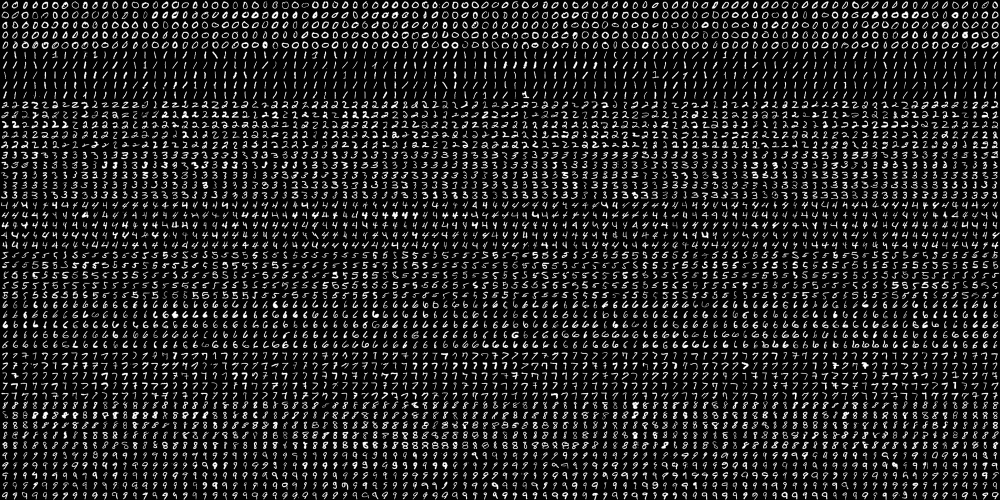
#> input picture Digits Recognition/digits.png, 2000 x 1000 px (shown at 1/2 size)
$ jupyter execute Notebook.ipynb
#> lines starting #> are read from the running program, lines starting #| are printed output that depends on the picture; after the words box and inside, x2 and y2 are one past the last pixel; in counts of white or black regions, pixels touching at a corner belong together; long printed decimals are rounded
[cell 1]
import numpy as np
import cv2
import matplotlib.pyplot as plt

[cell 2]
img = cv2.imread('digits.png')
#> img is the input picture: shape (1000, 2000, 3); min 0, max 255, mean 33.8
gray_img = cv2.cvtColor(img,cv2.COLOR_BGR2GRAY)
plt.subplot(1,2,1)
plt.imshow(img)
plt.title('Image')
plt.subplot(1,2,2)
plt.imshow(gray_img)
plt.title('Gray_img')
image_height, image_width = img.shape[0], img.shape[1]
#> image_height = 1000; image_width = 2000
print("Image_Height: ",image_height)
#| Image_Height:  1000
print("Image_Weight: ",image_width)
#| Image_Weight:  2000

[cell 3]
resized = cv2.pyrDown(gray_img)
new_height = resized.shape[0]
#> new_height = 500
new_width = resized.shape[1]
#> new_width = 1000
print("Image_Height: ",new_height)
#| Image_Height:  500
print("Image_Width: ",new_width)
#| Image_Width:  1000

[cell 4]
arr = [np.hsplit(sp,100) for sp in np.vsplit(gray_img,50)]
#> arr = 50 items
arr = np.array(arr)
print(arr.shape)
#| (50, 100, 20, 20)

[cell 5]
x_train = arr[:,:70].reshape(-1,400).astype(np.float32)
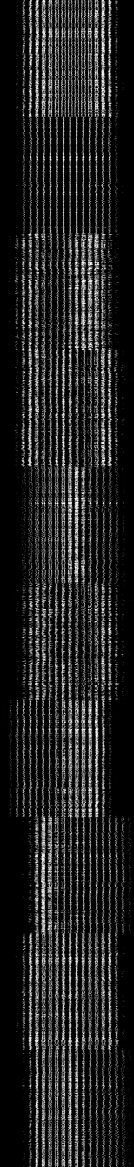
#> x_train: shape (3500, 400) float32 (shown at 1/3 size); min 0, max 255, mean 33.8
x_test = arr[:,70:].reshape(-1,400).astype(np.float32)
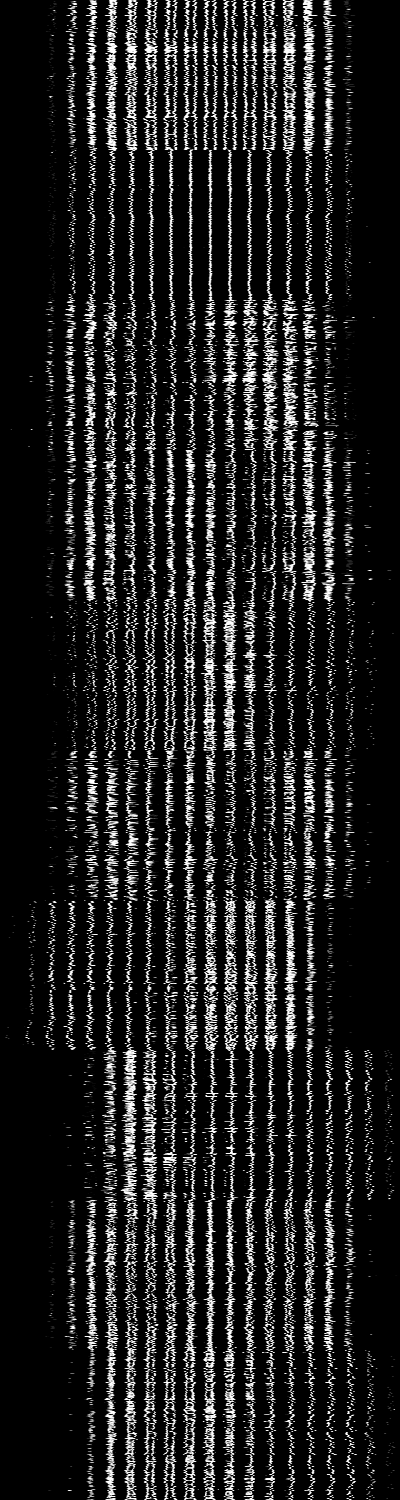
#> x_test: shape (1500, 400) float32; min 0, max 255, mean 33.8
print("Training data shape: ",x_train.shape)
#| Training data shape:  (3500, 400)
print("Test data shape: ",x_test.shape)
#| Test data shape:  (1500, 400)
test_image = x_train[0]
#> test_image = 400 values, max 255 at index 91, min 0 at index 0, mean 40.14
test_image = test_image.reshape(20,20)
plt.imshow(test_image)

[cell 6]
labels = np.arange(10)
print(labels)
y_train = np.repeat(labels,350)
y_train = y_train.reshape(y_train.shape[0],1)
y_test = np.repeat(labels,150)
y_test = y_test.reshape(y_test.shape[0],1)
print("Training labels shape: ", y_train.shape)
print("Test labels shape: ",y_test.shape)

[cell 7]
clf_knn = cv2.ml.KNearest_create()
clf_knn.train(x_train,cv2.ml.ROW_SAMPLE,y_train)
_,y_pred,_,_ = clf_knn.findNearest(x_test,k=5)
#> y_pred = 1500 values, max 9 at index 317, min 0 at index 0, mean 4.48

[cell 8]
correct = 0
for i in range(len(y_test)):
    if(y_pred[i]==y_test[i]):
        correct += 1
#> after the loop, correct = 1397

accuracy = 100.0*(correct/len(y_pred))
#> accuracy = 93.13
print("Accuracy: ",accuracy)
#| Accuracy:  93.133

[cell 9]
text = cv2.imread('text.jpg')
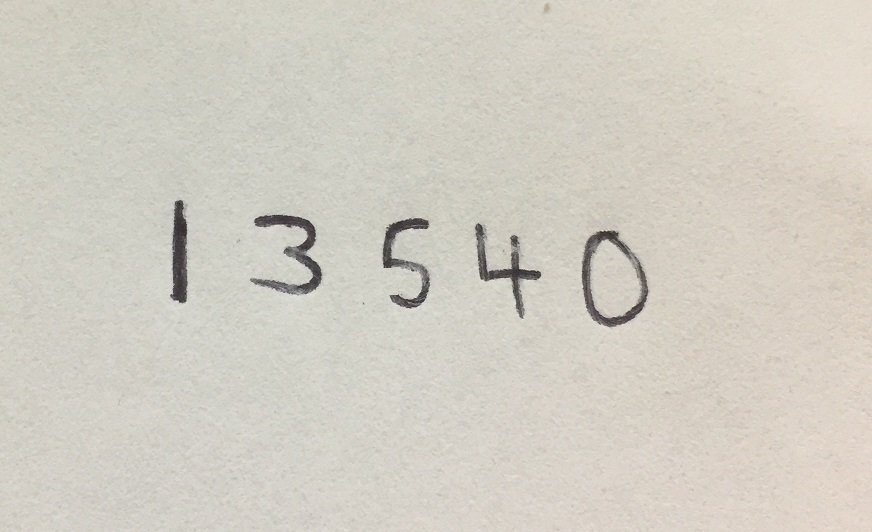
#> input picture Digits Recognition/text.jpg, 872 x 532 px
#> text is the input picture: shape (532, 872, 3); mean B, G, R 195.2, 205.6, 209.7
plt.imshow(text)
gray_text = cv2.cvtColor(text,cv2.COLOR_BGR2GRAY)
plt.subplot(1,2,1)
plt.imshow(text)
plt.title("Original text")
plt.subplot(1,2,2)
plt.imshow(gray_text)
plt.title("Gray_text")
#> figure, not shown here; B, G, R data is drawn as R, G, B

[cell 10]
blur_text = cv2.GaussianBlur(gray_text,(5,5),0)
canny_text = cv2.Canny(blur_text,30,150)
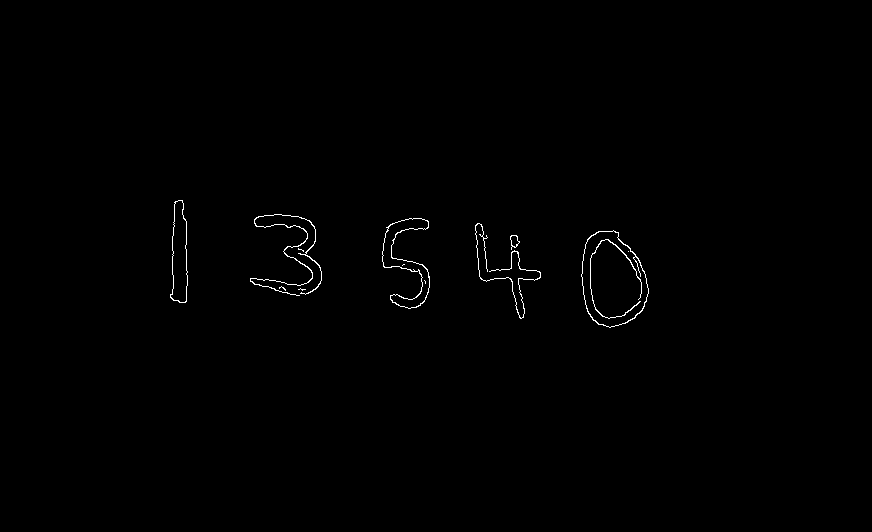
#> canny_text: shape (532, 872); 0.45% white in thin lines or dots, all inside (x1, y1, x2, y2) = (170, 200, 649, 328)
plt.subplot(1,2,1)
plt.imshow(blur_text)
plt.title("Blur_text")
plt.subplot(1,2,2)
plt.imshow(canny_text)
plt.title("Canny_text")

[cell 11]
contours, _ = cv2.findContours(canny_text.copy(),cv2.RETR_EXTERNAL,cv2.CHAIN_APPROX_SIMPLE)
#> contours = 9 contours, 3 with area under 20; largest, box (x1, y1, x2, y2) and area: (581, 230, 649, 328) 4854, (382, 218, 430, 309) 1474, (170, 200, 188, 303) 1286, (250, 214, 322, 296) 92, (510, 235, 520, 250) 75, (475, 223, 541, 319) 28
print(len(contours))
#| 9
print(contours[0])
#| [[[300 288]]
#|  [[299 289]]
#|  [[298 289]]
#|  [[299 289]]
#|  [[300 288]]
#|  [[302 290]]
#|  [[303 289]]
#|  [[305 289]]
#|  [[301 289]]]

[cell 12]
cv2.drawContours(blur_text,contours,-1,(0,0,255),1)
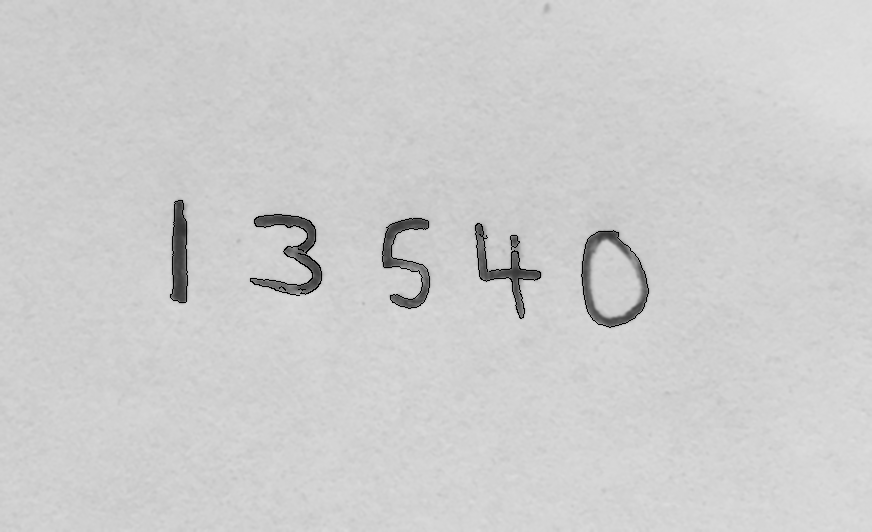
#> blur_text: shape (532, 872); min 0, max 224, mean 205.2
plt.imshow(blur_text)

[cell 13]
def contour_coordinate(contour):
    if cv2.contourArea(contour)>30:
        M = cv2.moments(contour)
        return (int(M['m10']/M['m00']))

[cell 14]
for i in range(len(contours)):
    m = contour_coordinate(contours[i])
    print(m)
#> this loop made 9 passes
#> m on passes 4, 5, 7, 8, 9: 514, 612, 405, 298, 179
#| None
#| None
#| None
#| 514
#| 612
#| None
#| 405
#| 298
#> (further printed lines are left out)

[cell 15]
new_contours = []
for i in range(len(contours)):
    if contour_coordinate(contours[i]) is not None:
        new_contours.append(contours[i])
#> this loop made 9 passes
#> after the loop, new_contours = 5 contours; box (x1, y1, x2, y2) and area: (581, 230, 649, 328) 4854, (382, 218, 430, 309) 1474, (170, 200, 188, 303) 1286, (250, 214, 322, 296) 92, (510, 235, 520, 250) 75

new_contours = sorted(new_contours,key=contour_coordinate,reverse=False)
print(len(new_contours))
#| 5

[cell 16]
for i in range(len(new_contours)):
    x,y,w,h = cv2.boundingRect(new_contours[i])
    area = text[y:y+h,x:x+w]
    plt.subplot(5,1,i+1)
    plt.imshow(area)
#> this loop made 5 passes
#> (x, y, w, h) on passes 1 to 5: (170, 200, 18, 103), (250, 214, 72, 82), (382, 218, 48, 91), (510, 235, 10, 15), (581, 230, 68, 98)
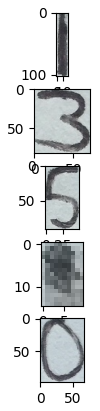
#> figure drawn by matplotlib, 5 panels; B, G, R data is drawn as R, G, B

[cell 17]
def square(image):
    b = [0,0,0]
    height,width = image.shape[0], image.shape[1]
    square = None
    if height==width:
        square = image
    else:
        height,width = height*2,width*2
        new_img = cv2.resize(image,(width,height),interpolation=cv2.INTER_CUBIC)
        if (width>height):
            pad = (width-height)//2
            new_img1 = cv2.copyMakeBorder(new_img,pad,pad,0,0,cv2.BORDER_CONSTANT,value=b)

        else:
            pad = (height-width)//2
            new_img1 = cv2.copyMakeBorder(new_img,0,0,pad,pad,cv2.BORDER_CONSTANT,value=b)

        square = new_img1
    return square

def resize(image, dim):
    resized = cv2.resize(image,(dim,dim), interpolation = cv2.INTER_AREA)
    return resized

[cell 18]
predictions = []
for i in range(len(new_contours)):
    x,y,w,h = cv2.boundingRect(new_contours[i])
    area = blur_text[y:y+h,x:x+w]
    _,area = cv2.threshold(area,127,225,cv2.THRESH_BINARY_INV)
    test = square(area)
    test = resize(test,20)
    plt.subplot(1,5,i+1)
    plt.imshow(test)
    test = test.reshape(1,400).astype(np.float32)
    _,pred,_,_ = clf_knn.findNearest(test,k=5)
    n = str(int(float(pred)))
    predictions.append(n)
#> this loop made 5 passes
#> (x, y, w, h, pred) on passes 1 to 5: (170, 200, 18, 103, [1]), (250, 214, 72, 82, [3]), (382, 218, 48, 91, [4]), (510, 235, 10, 15, [9]), (581, 230, 68, 98, [0])
#> pass 1, in square, `new_img = cv2.resize(image,(width,height),interpolation=cv2.INTER_CUBIC)`:
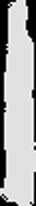
#> new_img: shape (206, 36); min 0, max 255, mean 170.6
#> pass 1, in resize, `resized = cv2.resize(image,(dim,dim), interpolation = cv2.INTER_AREA)`:
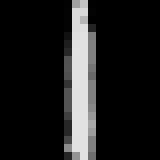
#> resized: shape (20, 20) (shown 8 times larger); min 0, max 226, mean 29.8
#> after the loop:
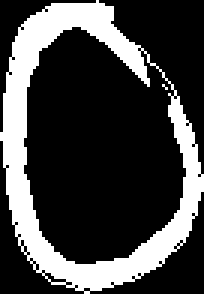
#> area: shape (98, 68) (shown 3 times larger); values 0 (black) and 225 (white), 26.2% white; 2 white regions (1 under 20 px), largest, box (x1, y1, x2, y2) and area: (0, 0, 68, 98) 1742
#> after the loop, predictions = ['1', '3', '4', '9', '0']

for pred in predictions:
    print(pred)
#> this loop made 5 passes
#> pred on passes 1 to 5: '1', '3', '4', '9', '0'
#| 1
#| 3
#| 4
#| 9
#| 0
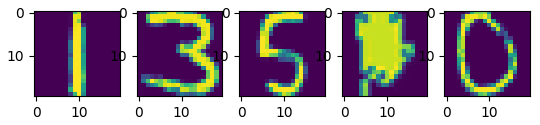
#> figure drawn by matplotlib, 5 panels
